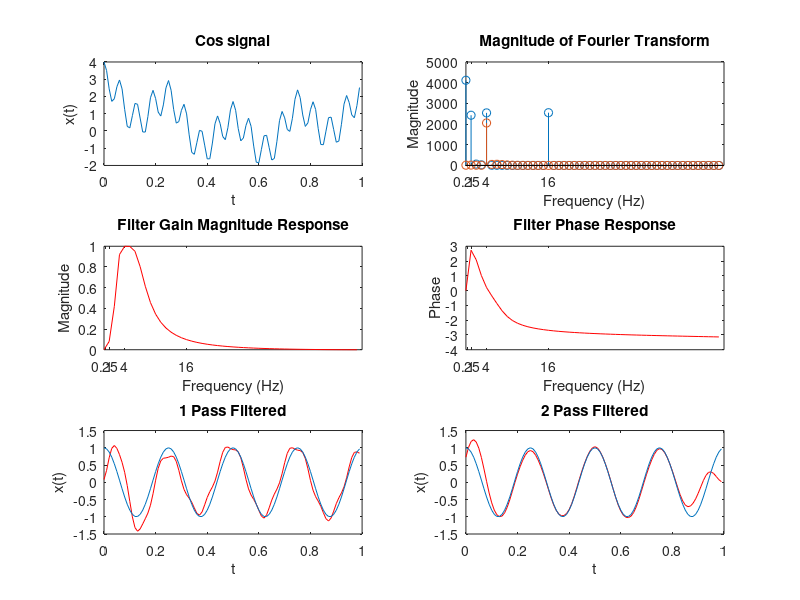

Write MATLAB code to recreate this figure.
clf
clear all

w1=1/4;
w2=1;
w3=4;
w4=16;
Fs=100;
t=0:1/Fs:1-1/Fs;
n=length(t);
z=                              cos(2*pi*w3*t);
x=cos(2*pi*w1*t)+cos(2*pi*w2*t)+cos(2*pi*w3*t)+cos(2*pi*w4*t);

ah(1)=subplot(321);
plot(t,x);
title('Cos signal')
xlabel('t')
ylabel('x(t)')

axis=0:2/n:1-2/n;
axis=axis*Fs/2;

ah(2)=subplot(322);
mag=abs(fft(x));
stem(axis,mag(1:length(mag)/2).^2)
title('Magnitude of Fourier Transform')
xlabel('Frequency (Hz)')
ylabel('Magnitude')

ah(3)=subplot(323);
[B,A]=butter(2,[.05 .15],'bandpass');
[H,W]=freqz(B,A,n/2);
plot(axis,abs(H),'r')
title('Filter Gain Magnitude Response')
xlabel('Frequency (Hz)')
ylabel('Magnitude')

ah(4)=subplot(324);
plot(axis,angle(H),'r')
title('Filter Phase Response')
xlabel('Frequency (Hz)')
ylabel('Phase')

ah(5)=subplot(325);
xfilt=filter(B,A,x);
plot(t,xfilt,'r')
title('1 Pass Filtered')
xlabel('t')
ylabel('x(t)')

ah(6)=subplot(326);
xfilt2=flipud(filter(B,A,flipud(xfilt(:))));
plot(t,xfilt2,'r')
title('2 Pass Filtered')
xlabel('t')
ylabel('x(t)')

axes(ah(2))
hold on
mag=abs(fft(xfilt2));
stem(axis,mag(1:length(mag)/2).^2)
hold off

axes(ah(5))
hold on
plot(t,z);

axes(ah(6))
hold on
plot(t,z);

% Cosmetics
set(ah([2 3 4]),'xtick',[w1 w2 w3 w4])


